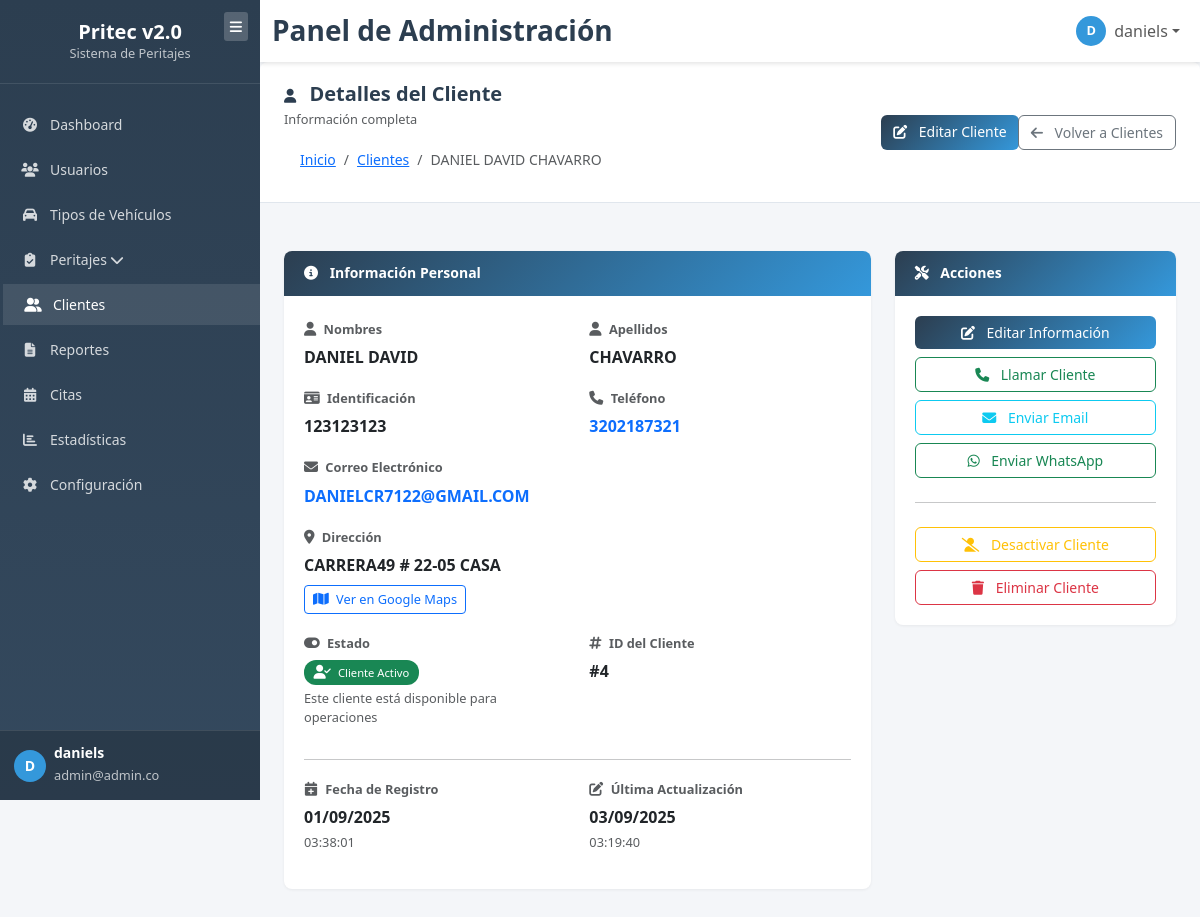
/clients/show/4 (signed in), run on the app's committed database.
### tables this page shows
CREATE TABLE IF NOT EXISTS `clients` (
  `id` int NOT NULL AUTO_INCREMENT,
  `first_name` varchar(100) NOT NULL COMMENT 'Nombres del cliente',
  `last_name` varchar(100) NOT NULL COMMENT 'Apellidos del cliente',
  `identification` varchar(50) NOT NULL COMMENT 'Número de identificación',
  `phone` varchar(20) NOT NULL COMMENT 'Número de teléfono',
  `address` text NOT NULL COMMENT 'Dirección completa',
  `email` varchar(255) NOT NULL COMMENT 'Correo electrónico',
  `status` enum('active','inactive','deleted') DEFAULT 'active' COMMENT 'Estado del cliente',
  `created_at` timestamp NULL DEFAULT CURRENT_TIMESTAMP,
  `updated_at` timestamp NULL DEFAULT CURRENT_TIMESTAMP ON UPDATE CURRENT_TIMESTAMP,
  PRIMARY KEY (`id`),
  UNIQUE KEY `identification` (`identification`),
  UNIQUE KEY `email` (`email`),
  KEY `idx_identification` (`identification`),
  KEY `idx_email` (`email`),
  KEY `idx_status` (`status`),
  KEY `idx_created_at` (`created_at`)
);

### app/views/clients/show.php (the view, shortened to what the rows shown need)
<div class="content-body">
    <div class="row">
        <div class="col-lg-8">
            <div class="card mb-4">
                <div class="card-body">
                    <div class="row">
                        <div class="col-md-6 mb-3">
                            <label class="form-label text-muted small">
                                <i class="fas fa-user me-1"></i>
                                Nombres
                            </label>
                            <div class="fw-bold"><?= htmlspecialchars($client['first_name']) ?></div>
                        </div>
                        <div class="col-md-6 mb-3">
                            <label class="form-label text-muted small">
                                <i class="fas fa-user me-1"></i>
                                Apellidos
                            </label>
                            <div class="fw-bold"><?= htmlspecialchars($client['last_name']) ?></div>
                        </div>
                    </div>
                    <div class="row">
                        <div class="col-md-6 mb-3">
                            <label class="form-label text-muted small">
                                <i class="fas fa-id-card me-1"></i>
                                Identificación
                            </label>
                            <div class="fw-bold"><?= htmlspecialchars($client['identification']) ?></div>
                        </div>
                        <div class="col-md-6 mb-3">
                            <div class="fw-bold">
                                <a href="tel:<?= htmlspecialchars($client['phone']) ?>" class="text-decoration-none">
                                    <?= htmlspecialchars($client['phone']) ?>
                                </a>
                            </div>
                        </div>
                    </div>
                    <div class="row">
                        <div class="col-md-12 mb-3">
                            <div class="fw-bold">
                                <a href="mailto:<?= htmlspecialchars($client['email']) ?>" class="text-decoration-none">
                                    <?= htmlspecialchars($client['email']) ?>
                                </a>
                            </div>
                        </div>
                    </div>
                    <div class="row">
                        <div class="col-md-12 mb-3">
                            <label class="form-label text-muted small">
                                <i class="fas fa-map-marker-alt me-1"></i>
                                Dirección
                            </label>
                            <div class="fw-bold"><?= htmlspecialchars($client['address']) ?></div>
                            <a href="https://www.google.com/maps/search/?api=1&query=<?= urlencode($client['address']) ?>"
                               target="_blank"
                               class="btn btn-sm btn-outline-primary mt-2">
                                <i class="fas fa-map me-1"></i>
                                Ver en Google Maps
                            </a>
                        </div>
                    </div>
                    <div class="row">
                        <div class="col-md-6 mb-3">
                            <label class="form-label text-muted small">
                                <i class="fas fa-hashtag me-1"></i>
                                ID del Cliente
                            </label>
                            <div class="fw-bold">#<?= $client['id'] ?></div>
                        </div>
                    </div>
                    <div class="row">
                        <div class="col-md-6 mb-3">
                            <label class="form-label text-muted small">
                                <i class="fas fa-calendar-plus me-1"></i>
                                Fecha de Registro
                            </label>
                            <div class="fw-bold"><?= date('d/m/Y', strtotime($client['created_at'])) ?></div>
                            <small class="text-muted"><?= date('H:i:s', strtotime($client['created_at'])) ?></small>
                        </div>
                        <div class="col-md-6 mb-0">
                            <label class="form-label text-muted small">
                                <i class="fas fa-edit me-1"></i>
                                Última Actualización
                            </label>
                            <div class="fw-bold"><?= date('d/m/Y', strtotime($client['updated_at'])) ?></div>
                            <small class="text-muted"><?= date('H:i:s', strtotime($client['updated_at'])) ?></small>
                        </div>
                    </div>
                </div>
            </div>
        </div>
    </div>
</div>
<?php
include APP_PATH . '/views/layouts/app.php';
?>

### data on the page
clients: first_name "DANIEL DAVID", last_name "CHAVARRO", identification "123123123", phone "3202187321", email "DANIELCR7122@GMAIL.COM", address "CARRERA49 # 22-05 CASA", id "4", created_at "01/09/2025", created_at "03:38:01", updated_at "03/09/2025", updated_at "03:19:40"

### other printed values
substr($_SESSION['full_name'] ?? 'U', 0, 1) "D"
$_SESSION['full_name'] "daniels"
$_SESSION['email'] "admin@admin.co"
$config['title'] "Detalles del Cliente"
$config['subtitle'] "Información completa"
$breadcrumb['text'] "Inicio"
$breadcrumb['text'] "Clientes"
$breadcrumb['text'] "DANIEL DAVID CHAVARRO"
$action['text'] "Editar Cliente"
$action['text'] "Volver a Clientes"
